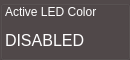
      <widget class="QGroupBox" name="info_LED">
       <property name="palette">
        <palette>
         <active>
          <colorrole role="WindowText">
           <brush brushstyle="SolidPattern">
            <color alpha="255">
             <red>255</red>
             <green>255</green>
             <blue>255</blue>
            </color>
           </brush>
          </colorrole>
          <colorrole role="Button">
           <brush brushstyle="SolidPattern">
            <color alpha="255">
             <red>81</red>
             <green>73</green>
             <blue>74</blue>
            </color>
           </brush>
          </colorrole>
          <colorrole role="Light">
           <brush brushstyle="SolidPattern">
            <color alpha="255">
             <red>121</red>
             <green>109</green>
             <blue>111</blue>
            </color>
           </brush>
          </colorrole>
          <colorrole role="Midlight">
           <brush brushstyle="SolidPattern">
            <color alpha="255">
             <red>101</red>
             <green>91</green>
             <blue>92</blue>
            </color>
           </brush>
          </colorrole>
          <colorrole role="Dark">
           <brush brushstyle="SolidPattern">
            <color alpha="255">
             <red>40</red>
             <green>36</green>
             <blue>37</blue>
            </color>
           </brush>
          </colorrole>
          <colorrole role="Mid">
           <brush brushstyle="SolidPattern">
            <color alpha="255">
             <red>54</red>
             <green>49</green>
             <blue>49</blue>
            </color>
           </brush>
          </colorrole>
          <colorrole role="Text">
           <brush brushstyle="SolidPattern">
            <color alpha="255">
             <red>255</red>
             <green>255</green>
             <blue>255</blue>
            </color>
           </brush>
          </colorrole>
          <colorrole role="BrightText">
           <brush brushstyle="SolidPattern">
            <color alpha="255">
             <red>255</red>
             <green>255</green>
             <blue>255</blue>
            </color>
           </brush>
          </colorrole>
          <colorrole role="ButtonText">
           <brush brushstyle="SolidPattern">
            <color alpha="255">
             <red>255</red>
             <green>255</green>
             <blue>255</blue>
            </color>
           </brush>
          </colorrole>
          <colorrole role="Base">
           <brush brushstyle="SolidPattern">
            <color alpha="255">
             <red>0</red>
             <green>0</green>
             <blue>0</blue>
            </color>
           </brush>
          </colorrole>
          <colorrole role="Window">
           <brush brushstyle="SolidPattern">
            <color alpha="255">
             <red>81</red>
             <green>73</green>
             <blue>74</blue>
            </color>
           </brush>
          </colorrole>
          <colorrole role="Shadow">
           <brush brushstyle="SolidPattern">
            <color alpha="255">
             <red>0</red>
             <green>0</green>
             <blue>0</blue>
            </color>
           </brush>
          </colorrole>
          <colorrole role="AlternateBase">
           <brush brushstyle="SolidPattern">
            <color alpha="255">
             <red>40</red>
             <green>36</green>
             <blue>37</blue>
            </color>
           </brush>
          </colorrole>
          <colorrole role="ToolTipBase">
           <brush brushstyle="SolidPattern">
            <color alpha="255">
             <red>255</red>
             <green>255</green>
             <blue>220</blue>
            </color>
           </brush>
          </colorrole>
          <colorrole role="ToolTipText">
           <brush brushstyle="SolidPattern">
            <color alpha="255">
             <red>0</red>
             <green>0</green>
             <blue>0</blue>
            </color>
           </brush>
          </colorrole>
          <colorrole role="PlaceholderText">
           <brush brushstyle="SolidPattern">
            <color alpha="127">
             <red>255</red>
             <green>255</green>
             <blue>255</blue>
            </color>
           </brush>
          </colorrole>
          <colorrole role="Accent">
           <brush brushstyle="SolidPattern">
            <color alpha="255">
             <red>0</red>
             <green>0</green>
             <blue>0</blue>
            </color>
           </brush>
          </colorrole>
         </active>
         <inactive>
          <colorrole role="WindowText">
           <brush brushstyle="SolidPattern">
            <color alpha="255">
             <red>255</red>
             <green>255</green>
             <blue>255</blue>
            </color>
           </brush>
          </colorrole>
          <colorrole role="Button">
           <brush brushstyle="SolidPattern">
            <color alpha="255">
             <red>81</red>
             <green>73</green>
             <blue>74</blue>
            </color>
           </brush>
          </colorrole>
          <colorrole role="Light">
           <brush brushstyle="SolidPattern">
            <color alpha="255">
             <red>121</red>
             <green>109</green>
             <blue>111</blue>
            </color>
           </brush>
          </colorrole>
          <colorrole role="Midlight">
           <brush brushstyle="SolidPattern">
            <color alpha="255">
             <red>101</red>
             <green>91</green>
             <blue>92</blue>
            </color>
           </brush>
          </colorrole>
          <colorrole role="Dark">
           <brush brushstyle="SolidPattern">
            <color alpha="255">
             <red>40</red>
             <green>36</green>
             <blue>37</blue>
            </color>
           </brush>
          </colorrole>
          <colorrole role="Mid">
           <brush brushstyle="SolidPattern">
            <color alpha="255">
             <red>54</red>
             <green>49</green>
             <blue>49</blue>
            </color>
           </brush>
          </colorrole>
          <colorrole role="Text">
           <brush brushstyle="SolidPattern">
            <color alpha="255">
             <red>255</red>
             <green>255</green>
             <blue>255</blue>
            </color>
           </brush>
          </colorrole>
          <colorrole role="BrightText">
           <brush brushstyle="SolidPattern">
            <color alpha="255">
             <red>255</red>
             <green>255</green>
             <blue>255</blue>
            </color>
           </brush>
          </colorrole>
          <colorrole role="ButtonText">
           <brush brushstyle="SolidPattern">
            <color alpha="255">
             <red>255</red>
             <green>255</green>
             <blue>255</blue>
            </color>
           </brush>
          </colorrole>
          <colorrole role="Base">
           <brush brushstyle="SolidPattern">
            <color alpha="255">
             <red>0</red>
             <green>0</green>
             <blue>0</blue>
            </color>
           </brush>
          </colorrole>
          <colorrole role="Window">
           <brush brushstyle="SolidPattern">
            <color alpha="255">
             <red>81</red>
             <green>73</green>
             <blue>74</blue>
            </color>
           </brush>
          </colorrole>
          <colorrole role="Shadow">
           <brush brushstyle="SolidPattern">
            <color alpha="255">
             <red>0</red>
             <green>0</green>
             <blue>0</blue>
            </color>
           </brush>
          </colorrole>
          <colorrole role="AlternateBase">
           <brush brushstyle="SolidPattern">
            <color alpha="255">
             <red>40</red>
             <green>36</green>
             <blue>37</blue>
            </color>
           </brush>
          </colorrole>
          <colorrole role="ToolTipBase">
           <brush brushstyle="SolidPattern">
            <color alpha="255">
             <red>255</red>
             <green>255</green>
             <blue>220</blue>
            </color>
           </brush>
          </colorrole>
          <colorrole role="ToolTipText">
           <brush brushstyle="SolidPattern">
            <color alpha="255">
             <red>0</red>
             <green>0</green>
             <blue>0</blue>
            </color>
           </brush>
          </colorrole>
          <colorrole role="PlaceholderText">
           <brush brushstyle="SolidPattern">
            <color alpha="127">
             <red>255</red>
             <green>255</green>
             <blue>255</blue>
            </color>
           </brush>
          </colorrole>
          <colorrole role="Accent">
           <brush brushstyle="SolidPattern">
            <color alpha="255">
             <red>0</red>
             <green>0</green>
             <blue>0</blue>
            </color>
           </brush>
          </colorrole>
         </inactive>
         <disabled>
          <colorrole role="WindowText">
           <brush brushstyle="SolidPattern">
            <color alpha="255">
             <red>40</red>
             <green>36</green>
             <blue>37</blue>
            </color>
           </brush>
          </colorrole>
          <colorrole role="Button">
           <brush brushstyle="SolidPattern">
            <color alpha="255">
             <red>81</red>
             <green>73</green>
             <blue>74</blue>
            </color>
           </brush>
          </colorrole>
          <colorrole role="Light">
           <brush brushstyle="SolidPattern">
            <color alpha="255">
             <red>121</red>
             <green>109</green>
             <blue>111</blue>
            </color>
           </brush>
          </colorrole>
          <colorrole role="Midlight">
           <brush brushstyle="SolidPattern">
            <color alpha="255">
             <red>101</red>
             <green>91</green>
             <blue>92</blue>
            </color>
           </brush>
          </colorrole>
          <colorrole role="Dark">
           <brush brushstyle="SolidPattern">
            <color alpha="255">
             <red>40</red>
             <green>36</green>
             <blue>37</blue>
            </color>
           </brush>
          </colorrole>
          <colorrole role="Mid">
           <brush brushstyle="SolidPattern">
            <color alpha="255">
             <red>54</red>
             <green>49</green>
             <blue>49</blue>
            </color>
           </brush>
          </colorrole>
          <colorrole role="Text">
           <brush brushstyle="SolidPattern">
            <color alpha="255">
             <red>40</red>
             <green>36</green>
             <blue>37</blue>
            </color>
           </brush>
          </colorrole>
          <colorrole role="BrightText">
           <brush brushstyle="SolidPattern">
            <color alpha="255">
             <red>255</red>
             <green>255</green>
             <blue>255</blue>
            </color>
           </brush>
          </colorrole>
          <colorrole role="ButtonText">
           <brush brushstyle="SolidPattern">
            <color alpha="255">
             <red>40</red>
             <green>36</green>
             <blue>37</blue>
            </color>
           </brush>
          </colorrole>
          <colorrole role="Base">
           <brush brushstyle="SolidPattern">
            <color alpha="255">
             <red>81</red>
             <green>73</green>
             <blue>74</blue>
            </color>
           </brush>
          </colorrole>
          <colorrole role="Window">
           <brush brushstyle="SolidPattern">
            <color alpha="255">
             <red>81</red>
             <green>73</green>
             <blue>74</blue>
            </color>
           </brush>
          </colorrole>
          <colorrole role="Shadow">
           <brush brushstyle="SolidPattern">
            <color alpha="255">
             <red>0</red>
             <green>0</green>
             <blue>0</blue>
            </color>
           </brush>
          </colorrole>
          <colorrole role="AlternateBase">
           <brush brushstyle="SolidPattern">
            <color alpha="255">
             <red>81</red>
             <green>73</green>
             <blue>74</blue>
            </color>
           </brush>
          </colorrole>
          <colorrole role="ToolTipBase">
           <brush brushstyle="SolidPattern">
            <color alpha="255">
             <red>255</red>
             <green>255</green>
             <blue>220</blue>
            </color>
           </brush>
          </colorrole>
          <colorrole role="ToolTipText">
           <brush brushstyle="SolidPattern">
            <color alpha="255">
             <red>0</red>
             <green>0</green>
             <blue>0</blue>
            </color>
           </brush>
          </colorrole>
          <colorrole role="PlaceholderText">
           <brush brushstyle="SolidPattern">
            <color alpha="127">
             <red>40</red>
             <green>36</green>
             <blue>37</blue>
            </color>
           </brush>
          </colorrole>
          <colorrole role="Accent">
           <brush brushstyle="SolidPattern">
            <color alpha="255">
             <red>57</red>
             <green>51</green>
             <blue>52</blue>
            </color>
           </brush>
          </colorrole>
         </disabled>
        </palette>
       </property>
       <property name="title">
        <string/>
       </property>
       <property name="flat">
        <bool>false</bool>
       </property>
       <widget class="QWidget" name="verticalLayoutWidget_4">
        <property name="geometry">
         <rect>
          <x>0</x>
          <y>0</y>
          <width>121</width>
          <height>51</height>
         </rect>
        </property>
        <layout class="QVBoxLayout" name="verticalLayout_4">
         <property name="leftMargin">
          <number>5</number>
         </property>
         <property name="rightMargin">
          <number>5</number>
         </property>
         <item>
          <widget class="QLabel" name="lbl_ledValue">
           <property name="text">
            <string>Active LED Color</string>
           </property>
          </widget>
         </item>
         <item>
          <widget class="QLabel" name="lbl_infoLEDValue">
           <property name="font">
            <font>
             <pointsize>12</pointsize>
            </font>
           </property>
           <property name="text">
            <string>DISABLED</string>
           </property>
          </widget>
         </item>
        </layout>
       </widget>
      </widget>
